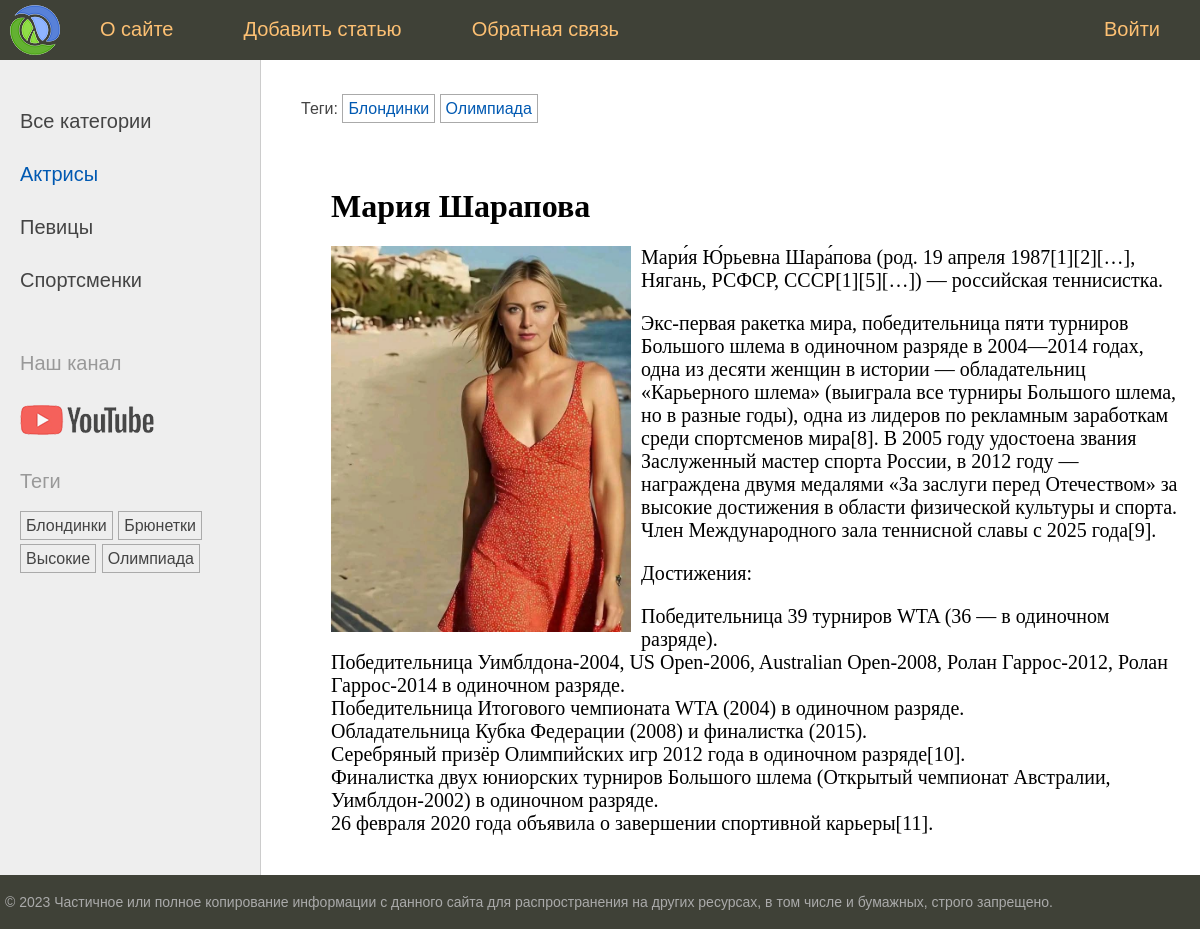
/post/mariya-sharapova/, run on the app's committed database.
### women/models.py (models this page shows, shortened)
class Category(models.Model):
    name = models.CharField(max_length=100, db_index=True, verbose_name="Категория")
    slug = models.SlugField(max_length=255, unique=True, db_index=True)
    class Meta:
        verbose_name = "Категория"
        verbose_name_plural = "Категории"
    def get_absolute_url(self):
        return reverse('category', kwargs={'cat_slug': self.slug})

class TagPost(models.Model):
    tag = models.CharField(max_length=100, db_index=True)
    slug = models.SlugField(max_length=255, unique=True, db_index=True)
    def get_absolute_url(self):
        return reverse('tag', kwargs={'tag_slug': self.slug})

class Women(models.Model):
    class Status(models.IntegerChoices):
        DRAFT = 0, 'Черновик'
        PUBLISHED = 1, 'Опубликованный'
    title = models.CharField(max_length=255, verbose_name='Заголовок')
    slug = models.SlugField(max_length=255, unique=True, db_index=True,
                            verbose_name='Slug')
    photo = models.ImageField(upload_to='photos/%Y/%m/%d/', default=None,
                              blank=True, null=True, verbose_name='Фото')
    content = models.TextField(blank=True, verbose_name='Текст статьи')
    time_create = models.DateTimeField(auto_now_add=True, verbose_name='Время создания')
    time_update = models.DateTimeField(auto_now=True,verbose_name='Время изменения')
    is_published = models.BooleanField(choices=tuple(map(lambda x: (bool(x[0]), x[1]), Status.choices)),
                                                     default=Status.DRAFT, verbose_name='Статус')
    cat = models.ForeignKey("Category", on_delete=models.PROTECT, related_name='posts',
                            verbose_name='Категория')
    tags = models.ManyToManyField('TagPost', blank=True, related_name='tags',
                                  verbose_name='Теги')
    husband = models.OneToOneField('Husband', on_delete=models.SET_NULL,
                                   null=True, blank=True, related_name='wuman',
                                   verbose_name='Муж')
    objects = models.Manager() # стандартный менеджер
    published = PublishedManager()  # создание нового менеджера
    class Meta:
        verbose_name = "Известные женщины"  # Редактируем меняем название в админ панели
        verbose_name_plural = "Известные женщины"  # тоже, но чтобы и во множественном числе
        ordering = ['-time_create']
        indexes = [
            models.Index(fields=['-time_create'])
        ]

### women/views.py (the view)
# urls.py: path('post/<slug:post_slug>/', views.show_post, name='post'),
def show_post(request, post_slug):
    post = get_object_or_404(Women, slug=post_slug)
    data = {
        'title': post.title,
        'menu': menu,
        'post': post,
        "cat_selected": 1,
    }
    return render(request, 'women/post.html', data)

### women/templatetags/women_tags.py (called while the page is built)
@register.inclusion_tag('women/list_categories.html')
def show_categories(cat_selected=0):
    cats = Category.objects.annotate(x=Count('posts')).filter(x__gt=0)
    return {'cats':cats,'cat_selected':cat_selected}

@register.inclusion_tag('women/list_tags.html') #создадим шаблон с названием list_tags.html в women
def show_all_tags(): # воспользуемся им, и перейдем в base.html
    return {'tags': TagPost.objects.annotate(total=Count('tags')).filter(total__gt=0)}

### women/templates/women/post.html
{% extends 'base.html' %}
{% block breadcrumbs %}
{% with post.tags.all as tags %}
{% if tags %}
<ul class="tags-list">
    <li>Теги:</li>
    {% for t in tags %}
    <li><a href="{{t.get_absolute_url}}">{{t.tag}}</a></li>
    {% endfor %}
</ul>
{% endif %}
{% endwith %}
{% endblock %}
{% block content %}
<h1>{{post.title}}</h1>
{% if post.photo %}
<p><img class="img-article-left" src="{{post.photo.url}}"></p>
{% endif %}
{{post.content|linebreaks}}
{% endblock %}

### women/templates/women/list_categories.html
{% for cat in cats %}
{% if cat.id == cat_selected %}
<li class="selected">{{cat.name}}</li>
{% else %}
<li><a href="{{ cat.get_absolute_url }}">{{cat.name}}</a></li>
{% endif %}
{% endfor %}

### women/templates/women/list_tags.html
{% if tags %}
    <p>Теги</p>
    <ul class="tags-list">
        {% for t in tags %}
        <li><a href="{{t.get_absolute_url}}">{{t.tag}}</a></li>
        {% endfor %}
    </ul>
{% endif %}

### women/static/women/css/styles.css (style rules this page uses)
html, body { font-family: 'Arial'; margin: 0; padding: 0; height: 100%; width: 100%; color: #444; }
a { color: #0059b2; text-decoration: none; }
img { max-width: 600px; height: auto; }
img.img-article-left { max-width: 300px; height: auto; float: left; padding: 0 10px 10px 0; }
.left-chapters ul { width: 230px; margin: 0; padding: 20px 10px 10px 20px; list-style: none; font-size: 20px; }
.left-chapters ul li { margin: 30px 0 0 0; color: #999; }
.left-chapters ul li.selected { color: #0059b2; }
.left-chapters ul li a { color: #444; text-decoration: none; }
ul.tags-list { width: 100%; margin: 0; padding: 0; list-style: none; }
ul.tags-list li { margin: 0; padding: 0 0 10px; display: inline-block; }
ul.tags-list li a { padding: 5px; font-size: 16px; border: 1px solid #aaa; }
.content-text h1 { font-size: 32px; }

### data on the page
Category: name "Актрисы"
Category: name "Певицы"
Category: name "Спортсменки"
TagPost: tag "Блондинки"
TagPost: tag "Брюнетки"
TagPost: tag "Высокие"
TagPost: tag "Олимпиада"
Women: title "Мария Шарапова", photo (picture), content "Мари́я Ю́рьевна Шара́пова (род. 19 апреля 1987[1][2][…], Нягань, РСФСР, СССР[1][5][…]) — российская теннисистка. Экс-первая ракетка мира, победительница пяти турниров Большого шлема в одиночном разряде в 2004—2014 годах, одна из десяти женщин в истории — обладательниц «Карьерного шлема» (выиграла все турниры Большого шлема, но в разные годы), одна из лидеров по рекламным заработкам среди спортсменов мира[8]. В 2005 году удостоена звания Заслуженный мастер спорта России, в 2012 году — награждена двумя медалями «За заслуги перед Отечеством» за высокие достижения в области физической культуры и спорта. Член Международного зала теннисной славы с 2025 года[9]. Достижения: Победительница 39…"

### other printed values
{{ m.title }} "О сайте" "Добавить статью" "Обратная связь" "Войти"
